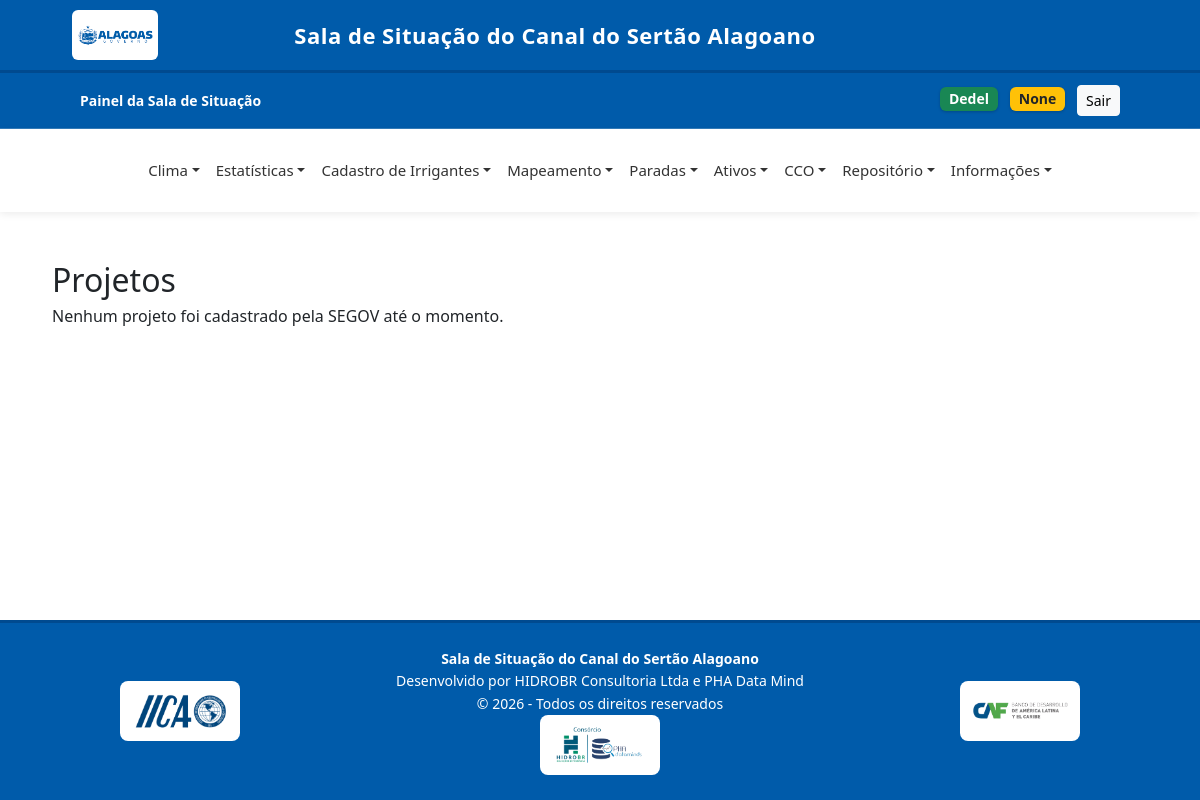
Before: /projetos/ (signed in) with the older database file.
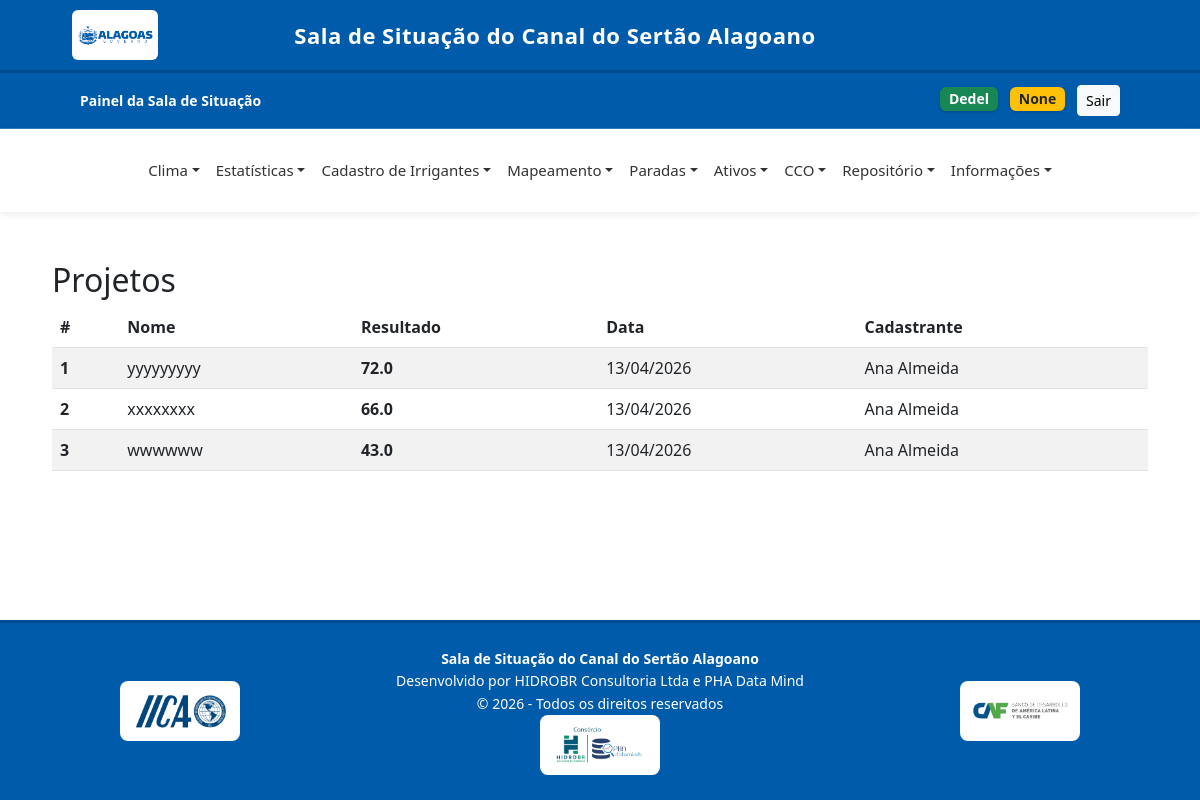
After: the same page with the newer database file.
### core/models.py (models this page shows, shortened)
class Projeto(models.Model):
    NOTA_CHOICES = [(i, i) for i in range(1, 6)]
    nome = models.CharField(max_length=200)
    descricao = models.TextField(blank=True, null=True)
    determinacao_legal = models.IntegerField(choices=NOTA_CHOICES)
    impacto_metas = models.IntegerField(choices=NOTA_CHOICES)
    alinhamento = models.IntegerField(choices=NOTA_CHOICES)
    situacao = models.IntegerField(choices=NOTA_CHOICES)
    dispo_recurso = models.IntegerField(choices=NOTA_CHOICES)
    complexidade = models.IntegerField(choices=NOTA_CHOICES)
    custo = models.IntegerField(choices=NOTA_CHOICES)
    prazo = models.IntegerField(choices=NOTA_CHOICES)
    riscos = models.IntegerField(choices=NOTA_CHOICES)
    tempo_resultado = models.IntegerField(choices=NOTA_CHOICES)
    data_de_cadastro = models.DateTimeField(auto_now_add=True)
    cadastrante = models.ForeignKey(User, on_delete=models.SET_NULL, null=True)
    resultado = models.FloatField(blank=True, null=True)
    class Meta:
        ordering = ['-resultado']

class User(AbstractUser):
    GRUPOS_CHOICES = [
        ('seinfra', 'SEINFRA'),
        ('casal', 'CASAL'),
        ('segov', 'SEGOV'),
        ('seagri', 'SEAGRI'),
        ('arsal', 'ARSAL'),
        ('sefaz', 'SEFAZ'),
        ('iica', 'IICA'),
    ]
    grupo = models.CharField(max_length=50, choices=GRUPOS_CHOICES, blank=True, null=True)
    email = models.EmailField()
    groups = models.ManyToManyField(Group, related_name="+", blank=True)
    user_permissions = models.ManyToManyField(Permission, related_name="+", blank=True)
    def __str__(self):
        return self.get_full_name() or self.username

### core/views.py (the view)
# urls.py: path('projetos/', views.lista_projetos, name='lista_projetos'),
@login_required
def lista_projetos(request):
    projetos = Projeto.objects.all()
    return render(request, 'projetos/lista.html', {
        'projetos': projetos
    })

### core/context_processors.py (called while the page is built, shortened)
def contador_ouvidoria(request):
    if not request.user.is_authenticated:
        return {}
    user = request.user
    if user.grupo =='seagri':
        qs = Manifestacao.objects.filter(setor_responsavel='SEAGRI')
    elif user.grupo == 'casal':
        qs = Manifestacao.objects.filter(setor_responsavel='CASAL')
    else:
        return {}

### templates/projetos/lista.html (shortened to what this page needs)
{% extends 'base.html' %}
{% load static %}
{% block content %}
<link rel="stylesheet" href="{% static 'css/lista.css' %}">
<div class="container mt-4">
    <h2>Projetos</h2>
    {% if projetos %}
    <table class="table table-striped">
        <thead>
            <tr>
                <th>#</th>
                <th>Nome</th>
                <th>Resultado</th>
                <th>Data</th>
                <th>Cadastrante</th>
            </tr>
        </thead>
        <tbody>
            {% for projeto in projetos %}
            <tr class="linha-clicavel" onclick="window.location='{% url 'detalhes_projeto' projeto.id %}'">
                <td><strong>{{ forloop.counter }}</strong></td>
                <td>{{ projeto.nome }}</td>
                <td><strong>{{ projeto.resultado }}</strong></td>
                <td>{{ projeto.data_de_cadastro|date:"d/m/Y" }}</td>
                <td>{{ projeto.cadastrante }}</td>
            </tr>
            {% endfor %}
        </tbody>
    </table>
    {% else %}
    <h6>Nenhum projeto foi cadastrado pela SEGOV até o momento.</h6>
    {% endif %}
</div>
{% endblock %}

Changed rows visible on the page:
added Projeto: nome "yyyyyyyyy", resultado "72.0", data_de_cadastro "13/04/2026", cadastrante "Ana Almeida"
added Projeto: nome "xxxxxxxx", resultado "66.0", data_de_cadastro "13/04/2026", cadastrante "Ana Almeida"
added Projeto: nome "wwwwww", resultado "43.0", data_de_cadastro "13/04/2026", cadastrante "Ana Almeida"
Other visible differences:
text no longer shown: "Nenhum projeto foi cadastrado pela SEGOV até o momento."
text now shown: "# Nome Resultado Data Cadastrante"
